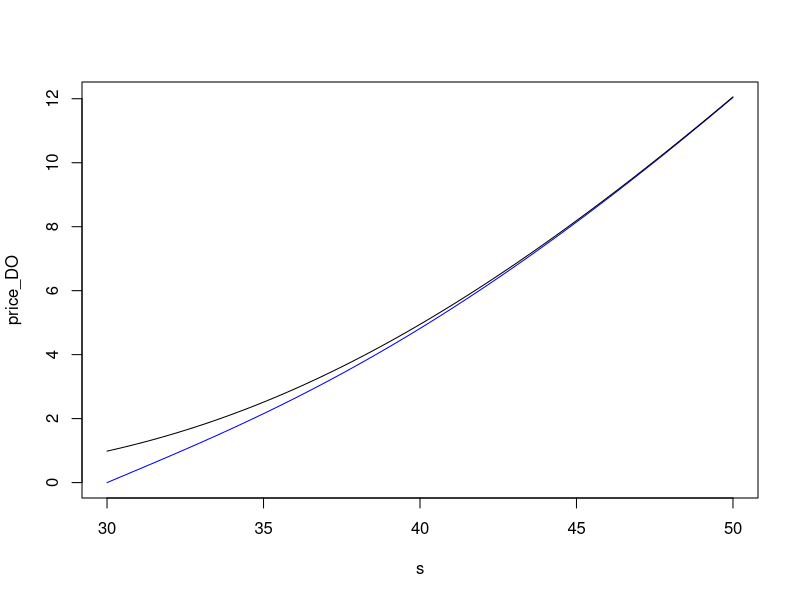

The R script that drew this image:
## Stock payoff function.
ST <- function(s) s

## Stock price function.
F_ST <- function(t, s) s

############################################################


## Cash-or-nothing call payoff function.
H <- function(s) if (s > L) 1 else 0

## Cash-or-nothing call price function.
F_H <- function(t, s) {
  d2 <- (log(s/L)+(r-(1/2)*sigma^2)*(T-t)) / (sigma*sqrt(T-t))
  exp(-r * (T - t)) * pnorm(d2)
}


############################################################


## European call payoff function.
C <- function(s) max(s - K, 0)

## European call price function (i.e. Black-Scholes formula).
F_C <- function(t, s, K) {
  d1 <- (log(s/K)+(r+(1/2)*sigma^2)*(T-t)) / (sigma*sqrt(T-t))
  d2 <- d1 - sigma * sqrt(T - t)
  pnorm(d1) * s - pnorm(d2) * K * exp(-r * (T - t))
}


############################################################

## Price of down-and-out contract on European call.
F_C_DO <- function(t, s) {
  if (s <= L) return(0)
  const <- (L / s)^(2 * (r - (1/2) * sigma^2) / sigma^2)
  if (L < K) return(F_C(t, s, K) - const * F_C(t, L^2 / s, K))
  price <- F_C(t, s, L) + (L - K) * F_H(t, s)
  price - const*(F_C(t, L^2 / s, L)+(L-K)*F_H(t, L^2 / s))
}


############################################################


## Variables about the economy.
r <- 0.01
sigma <- 0.3

## Variables about the option.
K <- 40
L <- 30
T <- 1

## Define stock prices for plotting.
s <- seq(from = L, to = K + 10, length.out = 50)


############################################################


## Plot down-and-out contract on call and visually compare 
## it with the contract that does *not* have a barrier.
price_DO <- sapply(s, F_C_DO, t = 0)
price <- sapply(s, F_C, t = 0, K = K)
plot(s, price_DO, type = "l", col = "blue")
lines(s, price, col = "black")


############################################################

